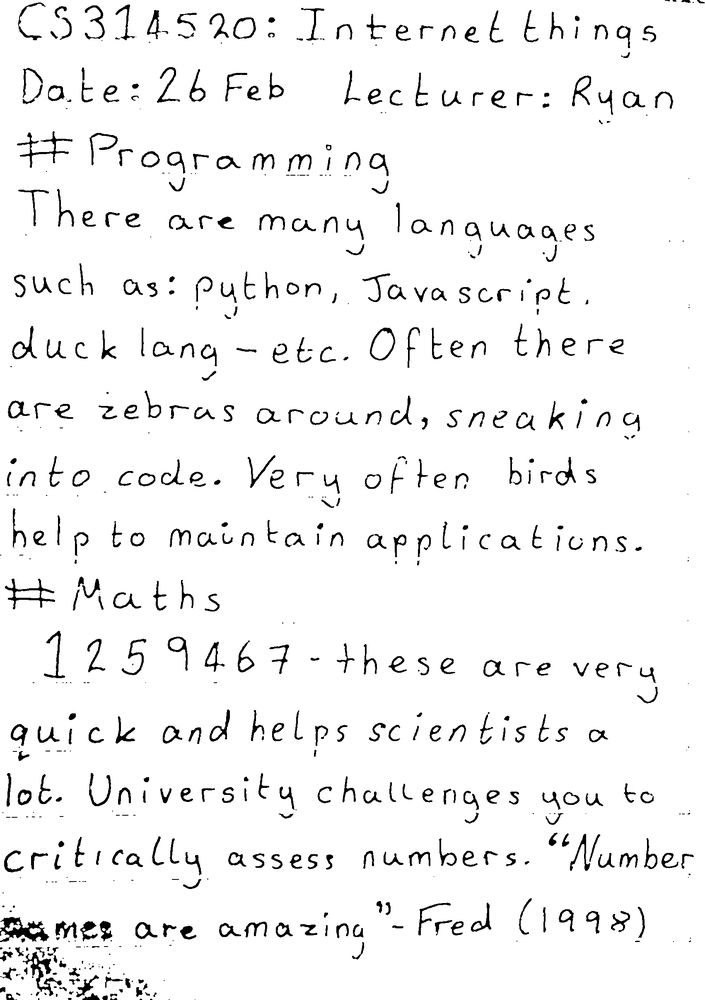
#> input picture tesseract_training_data/testing_tesseract_performance/test_training_blue/test_new_blue.tiff, 705 x 1000 px, shrunk from 1702 x 2414 before the run
$ python remove_blue_test.py test_new_blue.tiff
#> lines starting #> are read from the running program, lines starting #| are printed output that depends on the picture; after the words box and inside, x2 and y2 are one past the last pixel; in counts of white or black regions, pixels touching at a corner belong together
import cv2
import numpy as np
import copy
import sys
import os

img = cv2.imread(sys.argv[1])
#> img is the input picture: shape (1000, 705, 3); min 0, max 255, mean 243.1
height, width, depth = img.shape
#> height = 1000; width = 705; depth = 3

hsv = cv2.cvtColor(img, cv2.COLOR_BGR2HSV)
#> hsv: shape (1000, 705, 3); mean H, S, V 0, 0, 243.1

lower_blue = np.array([110,50,50])
upper_blue = np.array([130,255,255])

#http://stackoverflow.com/questions/17877940/define-black-region-in-hsv-color-space
lower_black = np.array([0,0,0])
upper_black = np.array([175,20, 95])

kernel = np.ones((3,3),np.uint8)


# OpenCV library tutorials
hsv = cv2.erode(hsv,kernel,iterations = 1)
#> hsv: shape (1000, 705, 3); mean H, S, V 0, 0, 228.4

#hsv = cv2.adaptiveThreshold(hsv, 255, cv2.ADAPTIVE_THRESH_GAUSSIAN_C, cv2.THRESH_BINARY, 15, 1)

#OpenCV library tutorials
mask_black = cv2.inRange(hsv, lower_black, upper_black)
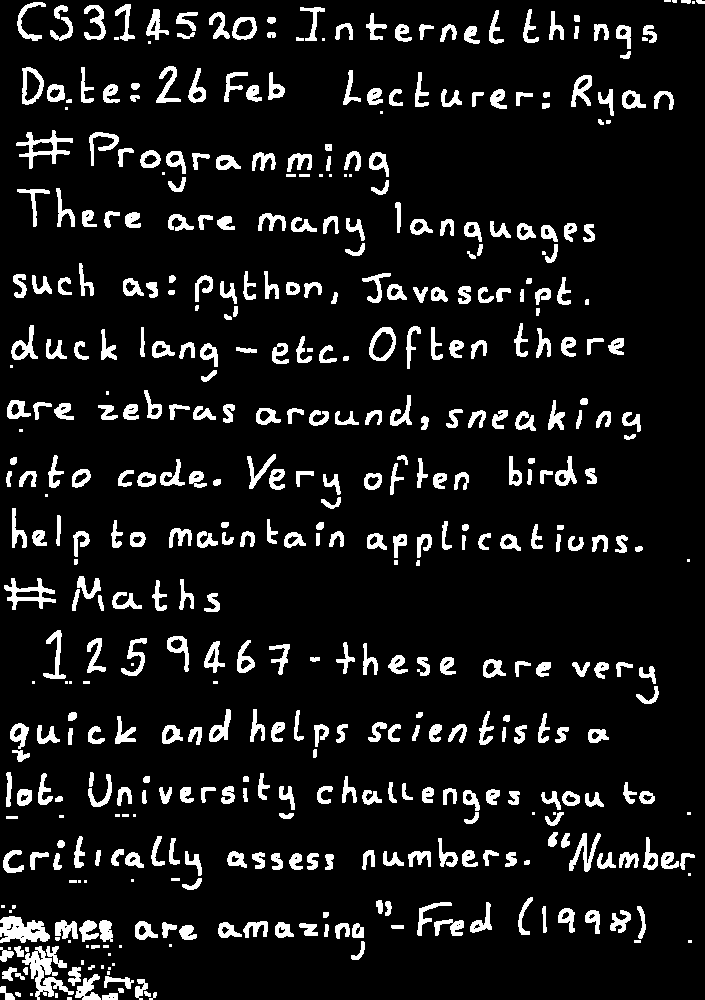
#> mask_black: shape (1000, 705); 9.7% white; 480 white regions (56 under 20 px), largest, box (x1, y1, x2, y2) and area: (22, 946, 74, 1000) 951, (0, 916, 50, 943) 901, (16, 130, 73, 169) 658

mask_black = cv2.medianBlur(mask_black,1,0)

# Zeros Adapted from http://stackoverflow.com/questions/16235955/create-a-multichannel-zeros-mat-in-python-with-cv2
mask = np.zeros((height,width),np.uint8)

# Found a better way than itterating over the whole pixels http://stackoverflow.com/questions/30331944/finding-red-color-using-python-opencv
mask[np.where(mask_black == 0)] = 255

kernel = np.ones((1,1),np.uint8)

mask = cv2.dilate(mask,kernel,iterations = 1)

thresh7 = cv2.medianBlur(mask,3,0)

# [18 lines of commented-out code are left out]

kernel = cv2.getStructuringElement(cv2.MORPH_ELLIPSE, (7, 7))

thresh7 = cv2.morphologyEx(thresh7, cv2.MORPH_OPEN, kernel)

image_path = "test_new_blue.tiff"

cv2.imwrite(image_path, thresh7)
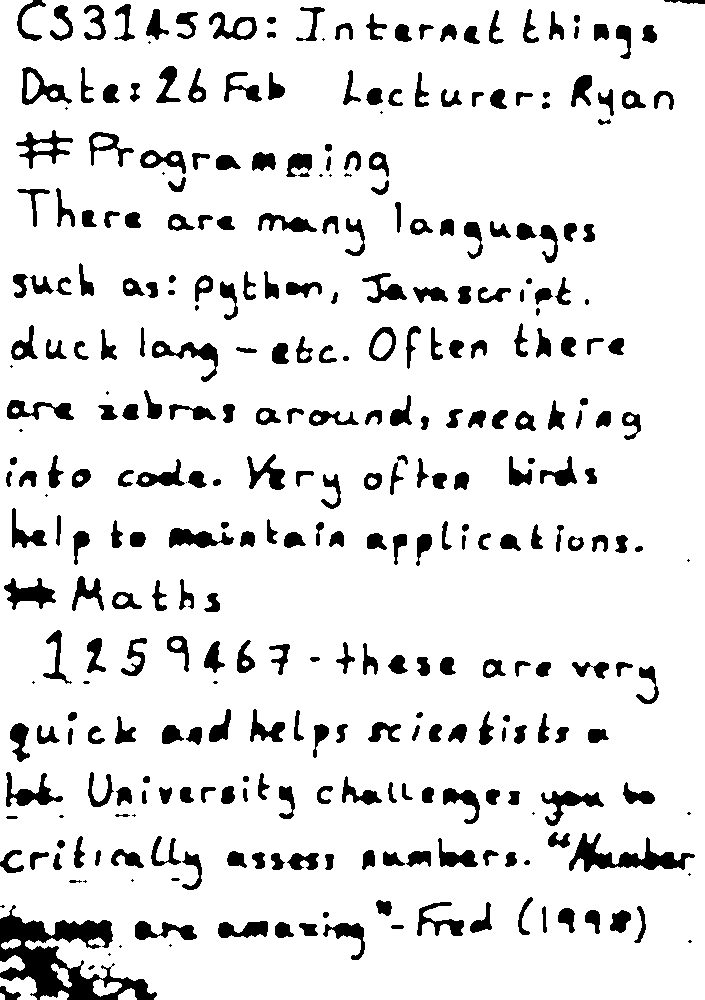
#> saved as test_new_blue.tiff: shape (1000, 705); 89% white; 345 black regions (31 under 20 px), largest, box (x1, y1, x2, y2) and area: (0, 905, 157, 1000) 5744, (569, 833, 695, 872) 1821, (4, 578, 56, 610) 807

cv2.imshow("im", thresh7)
cv2.waitKey(0)
cv2.destroyAllWindows()

$ run again, with tesseract_training_data/testing_tesseract_performance/test_training_blue/eng.ryan.exp0a.tiff copied over tesseract_training_data/testing_tesseract_performance/test_training_blue/test_new_blue.tiff
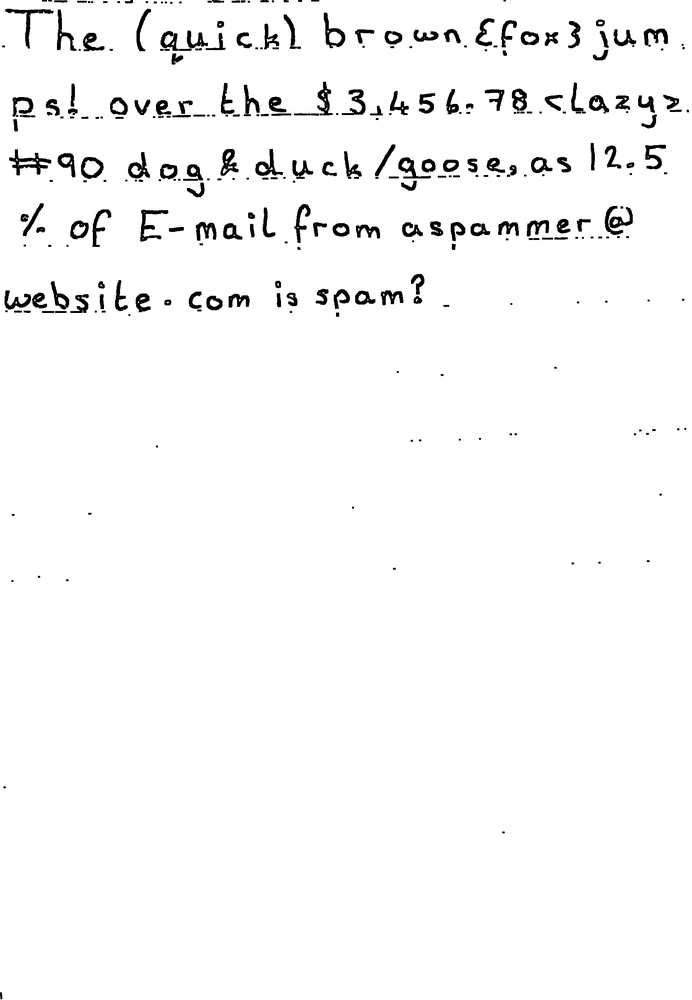
#> input picture tesseract_training_data/testing_tesseract_performance/test_training_blue/eng.ryan.exp0a.tiff, 692 x 1000 px, shrunk from 1810 x 2617 before the run
#> img is the input picture: shape (1000, 692, 3); min 0, max 255, mean 247.8
#> `mask_black = cv2.inRange(hsv, lower_black, upper_black)`:
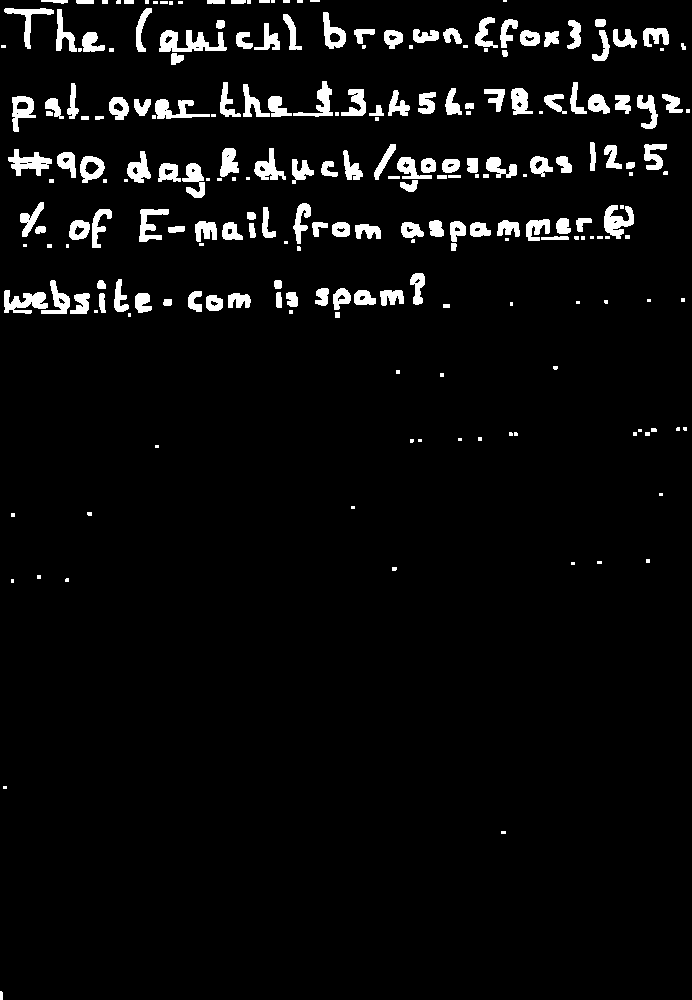
#> mask_black: shape (1000, 692); 4.8% white; 226 white regions (80 under 20 px), largest, box (x1, y1, x2, y2) and area: (159, 30, 227, 52) 841, (4, 290, 48, 314) 626, (8, 149, 52, 176) 588
#> `cv2.imwrite(image_path, thresh7)`:
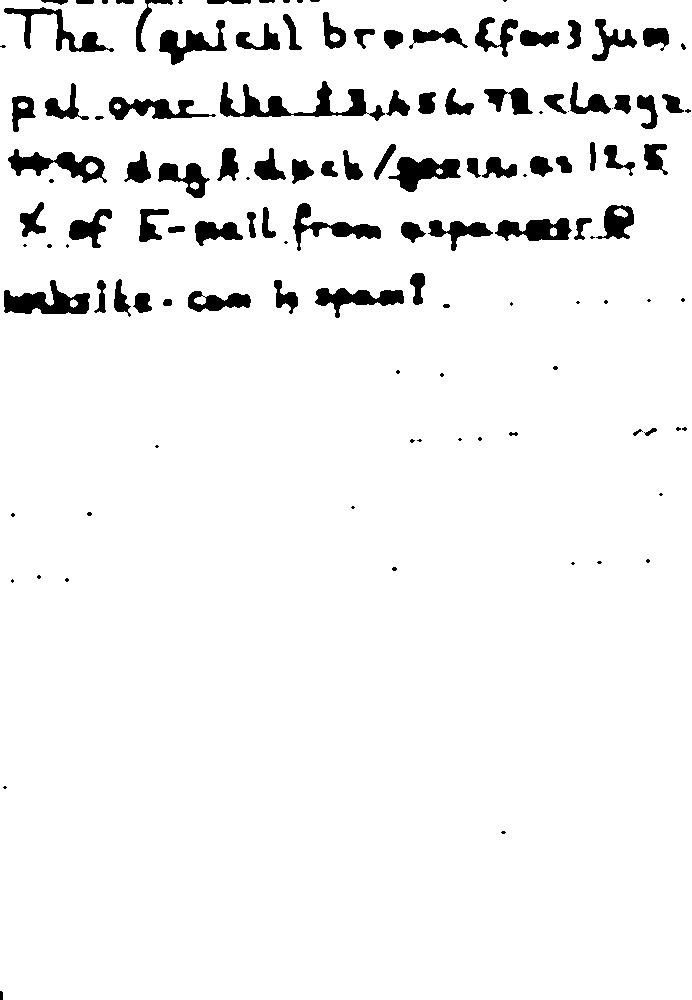
#> saved as test_new_blue.tiff: shape (1000, 692); 94.6% white; 125 black regions (46 under 20 px), largest, box (x1, y1, x2, y2) and area: (220, 81, 385, 121) 2134, (4, 280, 90, 314) 1563, (8, 149, 107, 183) 1452

$ run again, with tesseract_training_data/testing_tesseract_performance/test_training_blue/eng.ryan.exp1a.tiff copied over tesseract_training_data/testing_tesseract_performance/test_training_blue/test_new_blue.tiff
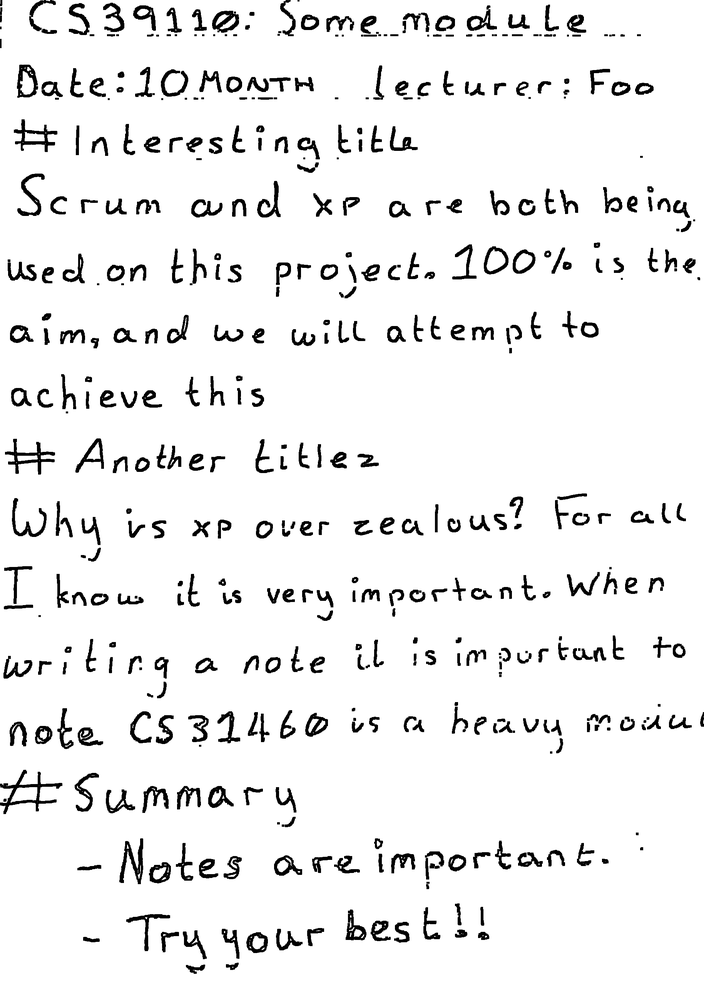
#> input picture tesseract_training_data/testing_tesseract_performance/test_training_blue/eng.ryan.exp1a.tiff, 704 x 1000 px, shrunk from 1829 x 2598 before the run
#> img is the input picture: shape (1000, 704, 3); min 0, max 255, mean 238.7
#> `mask_black = cv2.inRange(hsv, lower_black, upper_black)`:
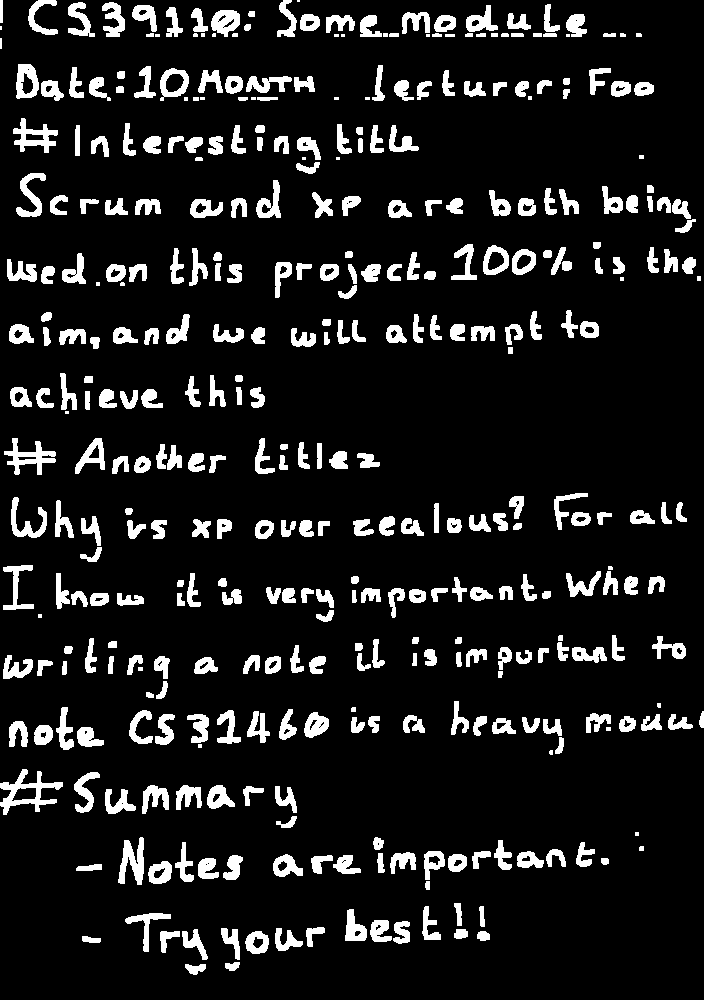
#> mask_black: shape (1000, 704); 10.9% white; 393 white regions (28 under 20 px), largest, box (x1, y1, x2, y2) and area: (0, 769, 63, 815) 999, (4, 438, 56, 475) 762, (118, 837, 144, 885) 708
#> `cv2.imwrite(image_path, thresh7)`:
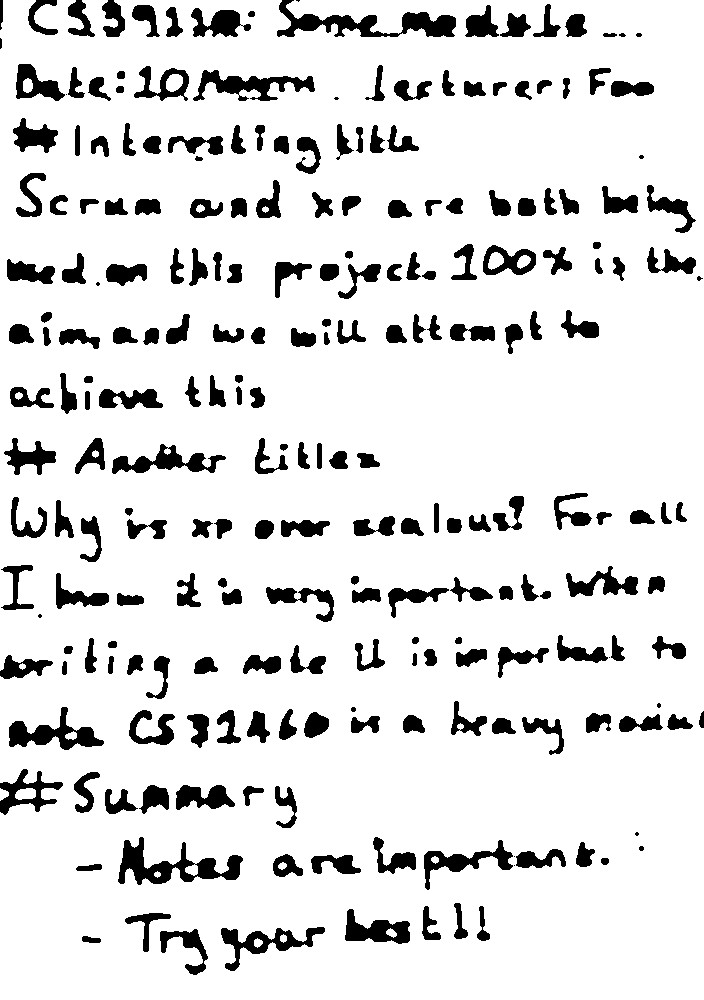
#> saved as test_new_blue.tiff: shape (1000, 704); 87.8% white; 239 black regions (12 under 20 px), largest, box (x1, y1, x2, y2) and area: (277, 0, 456, 37) 2514, (118, 837, 243, 885) 2304, (193, 70, 315, 101) 1626

$ run again, with tesseract_training_data/testing_tesseract_performance/test_training_blue/eng.ryan.exp1b.tiff copied over tesseract_training_data/testing_tesseract_performance/test_training_blue/test_new_blue.tiff
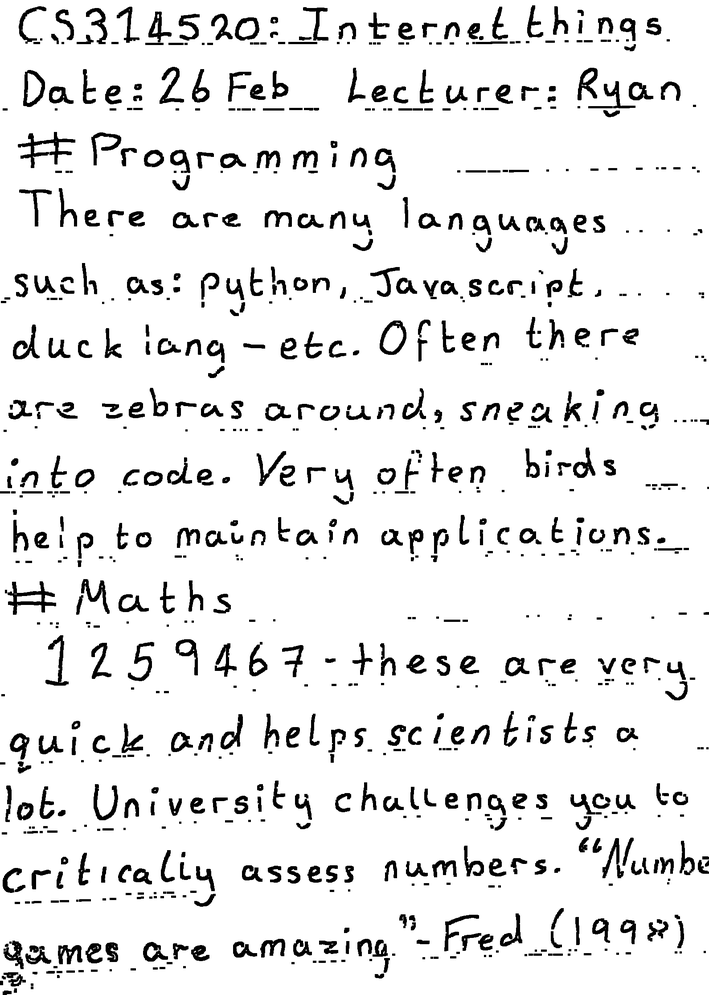
#> input picture tesseract_training_data/testing_tesseract_performance/test_training_blue/eng.ryan.exp1b.tiff, 709 x 995 px, shrunk from 1591 x 2232 before the run
#> img is the input picture: shape (995, 709, 3); min 0, max 255, mean 233
#> `mask_black = cv2.inRange(hsv, lower_black, upper_black)`:
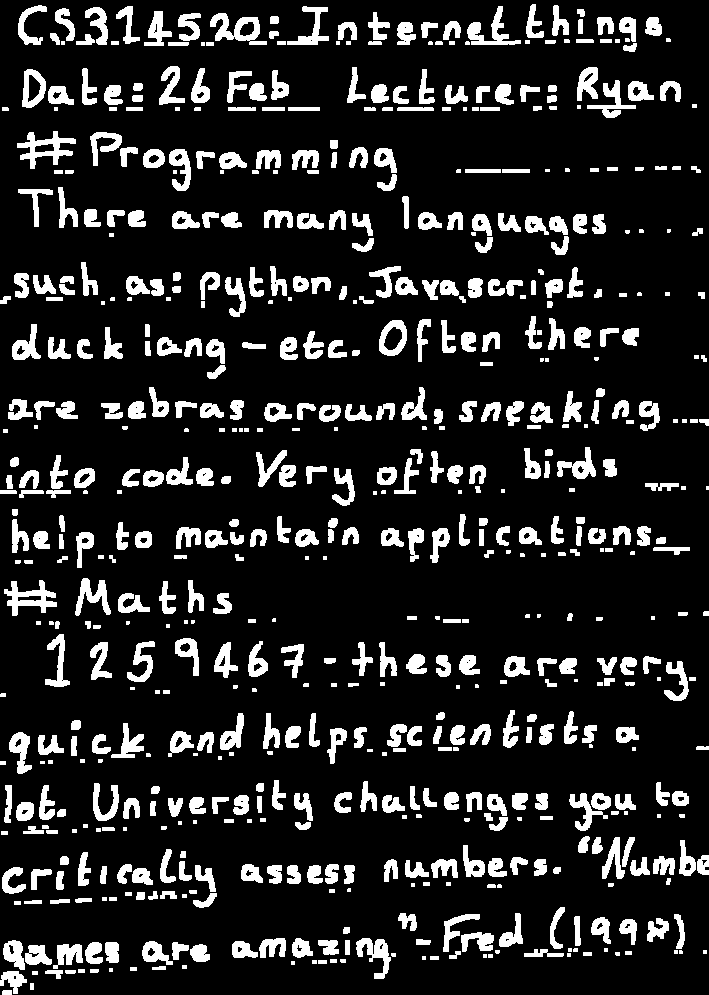
#> mask_black: shape (995, 709); 14.6% white; 657 white regions (95 under 20 px), largest, box (x1, y1, x2, y2) and area: (17, 131, 76, 169) 876, (4, 580, 57, 616) 829, (210, 13, 267, 45) 823
#> `cv2.imwrite(image_path, thresh7)`:
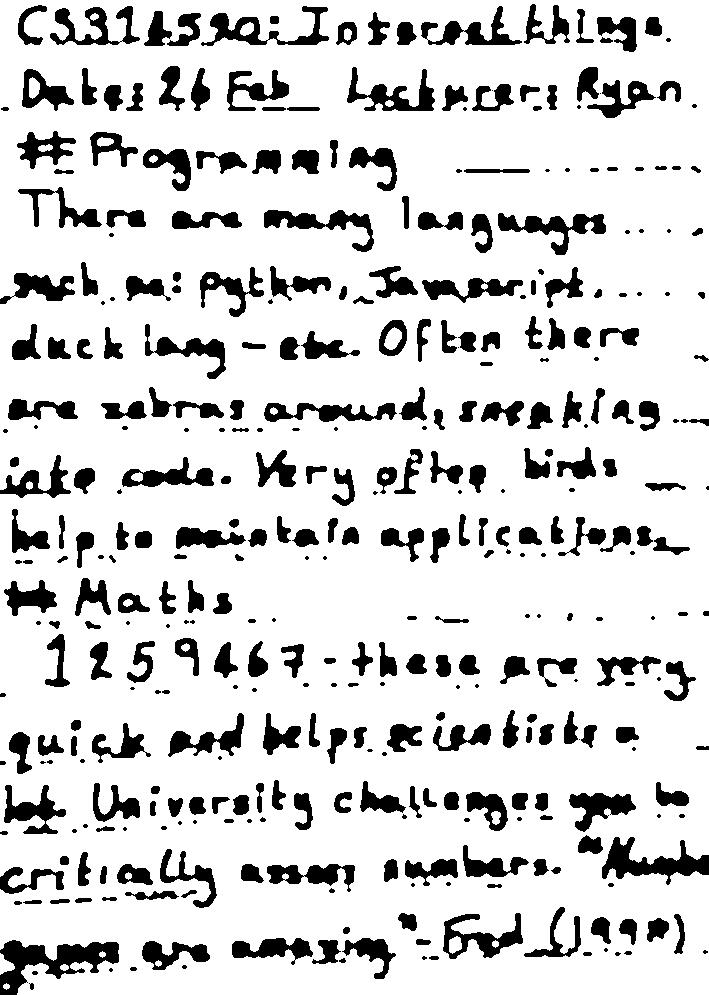
#> saved as test_new_blue.tiff: shape (995, 709); 83.8% white; 384 black regions (81 under 20 px), largest, box (x1, y1, x2, y2) and area: (0, 940, 119, 995) 2903, (602, 837, 709, 885) 2153, (201, 6, 329, 46) 1653
